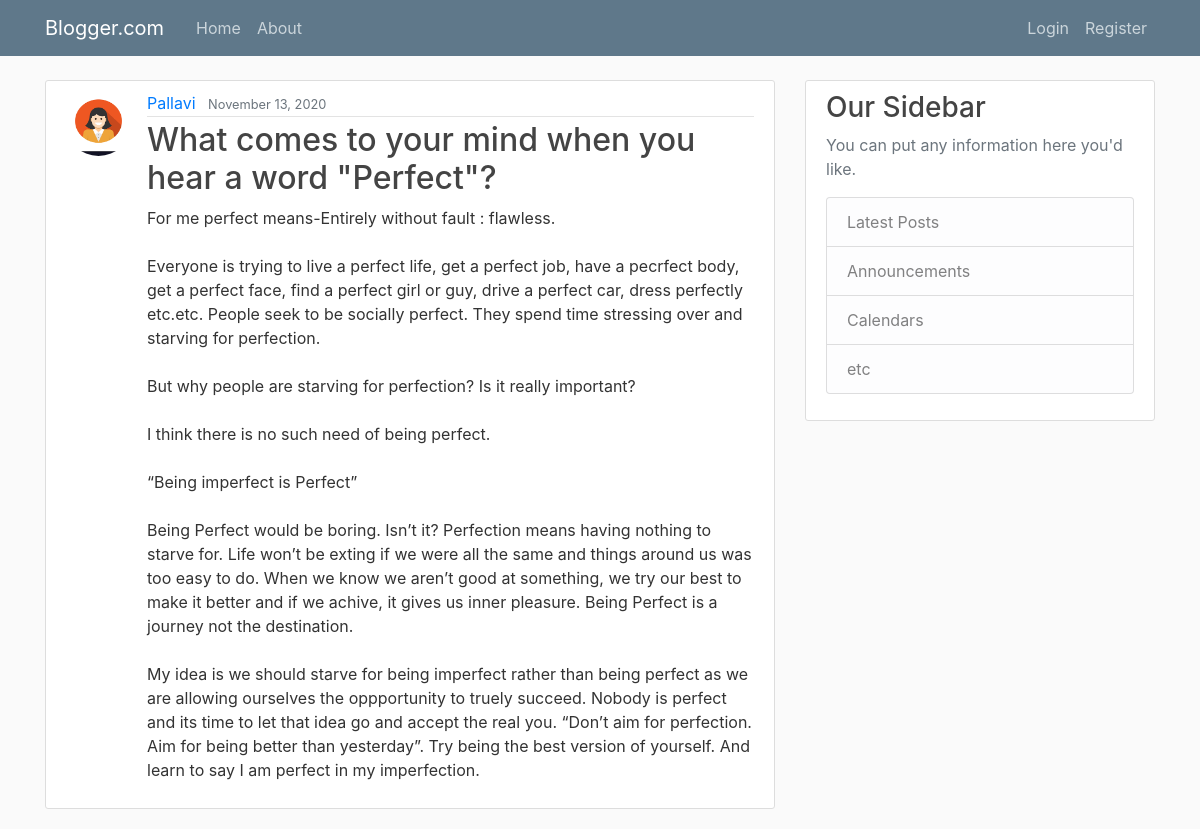
Screenshot of /post/7/ with the database file from the repository.
### blog/models.py (models this page shows, shortened)
class Post(models.Model):
    title = models.CharField(max_length=500)
    content = models.TextField()
    date_posted = models.DateTimeField(default=timezone.now)
    author = models.ForeignKey(User, on_delete=models.CASCADE)

### users/models.py (models this page shows, shortened)
class Profile(models.Model):
    user = models.OneToOneField(User, on_delete=models.CASCADE)
    image = models.ImageField(default='default.jpg', upload_to='profile_pics')

### blog/views.py (the view)
# urls.py: path('post/<int:pk>/', PostDetailView.as_view(), name='post-detail'),
class PostDetailView(DetailView):
    model = Post

### blog/templates/blog/post_detail.html (shortened to what this page needs)
{% extends "blog/base.html" %}
{% block content %}
  <article class="media content-section">
    <img class="rounded-circle article-img" src="{{ object.author.profile.image.url }}">
    <div class="media-body">
      <div class="article-metadata">
        <a class="mr-2" href="#">{{ object.author }}</a>
        <small class="text-muted">{{ object.date_posted|date:"F d, Y" }}</small>
      </div>
      <h2 class="article-title">{{ object.title }}</h2>
      <p class="article-content">{{ object.content }}</p>
    </div>
  </article>
{% endblock content %}

### blog/static/blog/main.css (style rules this page uses)
body { background: #fafafa; color: #333333; margin-top: 5rem; }
h1, h2, h3, h4, h5, h6 { color: #444444; }
.content-section { background: #ffffff; padding: 10px 20px; border: 1px solid #dddddd; border-radius: 3px; margin-bottom: 20px; }
.article-title { color: #444444; }
.article-content { white-space: pre-line; }
.article-img { height: 65px; width: 65px; margin-right: 16px; }
.article-metadata { padding-bottom: 1px; margin-bottom: 4px; border-bottom: 1px solid #e3e3e3 }

### rows the page displays
Post: author.profile.image (picture), author "Pallavi", date_posted "November 13, 2020", title "What comes to your mind when you hear a word \"Perfect\"?", content "For me perfect means-Entirely without fault : flawless. Everyone is trying to live a perfect life, get a perfect job, have a pecrfect body, get a perfect face, find a perfect girl or guy, drive a perfect car, dress perfectly etc.etc. People seek to be socially perfect. They spend time stressing over and starving for perfection. But why people are starving for perfection? Is it really important? I think there is no such need of being perfect. “Being imperfect is Perfect” Being Perfect would be boring. Isn’t it? Perfection means having nothing to starve for. Life won’t be exting if we were all the same and things around us was too easy to do. When we know we aren’t good at something, we try…"
